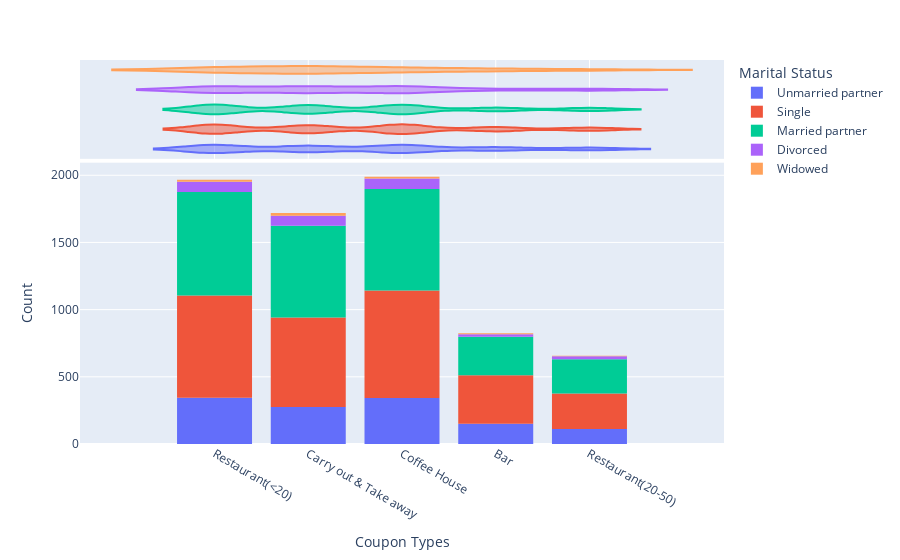

Notebook cell for this chart:
### Markdown cell above
From the above histogram of distribution of drivers who have accepted various coupons based on the temperature of the day. From the diagram it is evident that the customers have preferred 'Carry out & Take away' irrespective of the weather. 
1. Majority prefer to accept Bar/Cofee House coupons when the temperatures are higher than 50
2. Drivers prefer to accept Restaurants coupons when the temperature is around 80 and the restaurants are less than 20 mins away.
3. Drivers prefer to stay home and accept Carry out & Take away when the temperatures are around 30, colder temperatures not willing to drive.

### Code cell
px.histogram(data.query('accepted_coupon=="Yes"')
             ,x='coupon'
             ,color='maritalStatus'
             ,marginal='violin'
             ,nbins=10).update_layout(xaxis_title="Coupon Types", yaxis_title='Count', legend={'title':'Marital Status'})

### Figure 1 — Plotly figure (JSON) as saved in the notebook; plotly's stock layout.template omitted (floating-point values rounded to 4 significant figures; data arrays with more than 128 entries replaced by an {"elided": "..."} marker saying what was removed)
{"data": [{"alignmentgroup": "True", "bingroup": "x", "hovertemplate": "maritalStatus=Unmarried partner<br>coupon=%{x}<br>count=%{y}<extra></extra>", "legendgroup": "Unmarried partner", "marker": {"color": "#636efa", "pattern": {"shape": ""}}, "name": "Unmarried partner", "nbinsx": 10, "offsetgroup": "Unmarried partner", "orientation": "v", "showlegend": true, "type": "histogram", "x": {"elided": "1226 str values"}, "xaxis": "x", "yaxis": "y"}, {"alignmentgroup": "True", "hovertemplate": "maritalStatus=Unmarried partner<br>coupon=%{x}<extra></extra>", "legendgroup": "Unmarried partner", "marker": {"color": "#636efa"}, "name": "Unmarried partner", "offsetgroup": "Unmarried partner", "scalegroup": "x", "showlegend": false, "type": "violin", "x": {"elided": "1226 str values"}, "xaxis": "x2", "yaxis": "y2"}, {"alignmentgroup": "True", "bingroup": "x", "hovertemplate": "maritalStatus=Single<br>coupon=%{x}<br>count=%{y}<extra></extra>", "legendgroup": "Single", "marker": {"color": "#EF553B", "pattern": {"shape": ""}}, "name": "Single", "nbinsx": 10, "offsetgroup": "Single", "orientation": "v", "showlegend": true, "type": "histogram", "x": {"elided": "2851 str values"}, "xaxis": "x", "yaxis": "y"}, {"alignmentgroup": "True", "hovertemplate": "maritalStatus=Single<br>coupon=%{x}<extra></extra>", "legendgroup": "Single", "marker": {"color": "#EF553B"}, "name": "Single", "offsetgroup": "Single", "scalegroup": "x", "showlegend": false, "type": "violin", "x": {"elided": "2851 str values"}, "xaxis": "x2", "yaxis": "y2"}, {"alignmentgroup": "True", "bingroup": "x", "hovertemplate": "maritalStatus=Married partner<br>coupon=%{x}<br>count=%{y}<extra></extra>", "legendgroup": "Married partner", "marker": {"color": "#00cc96", "pattern": {"shape": ""}}, "name": "Married partner", "nbinsx": 10, "offsetgroup": "Married partner", "orientation": "v", "showlegend": true, "type": "histogram", "x": {"elided": "2749 str values"}, "xaxis": "x", "yaxis": "y"}, {"alignmentgroup": "True", "hovertemplate": "maritalStatus=Married partner<br>coupon=%{x}<extra></extra>", "legendgroup": "Married partner", "marker": {"color": "#00cc96"}, "name": "Married partner", "offsetgroup": "Married partner", "scalegroup": "x", "showlegend": false, "type": "violin", "x": {"elided": "2749 str values"}, "xaxis": "x2", "yaxis": "y2"}, {"alignmentgroup": "True", "bingroup": "x", "hovertemplate": "maritalStatus=Divorced<br>coupon=%{x}<br>count=%{y}<extra></extra>", "legendgroup": "Divorced", "marker": {"color": "#ab63fa", "pattern": {"shape": ""}}, "name": "Divorced", "nbinsx": 10, "offsetgroup": "Divorced", "orientation": "v", "showlegend": true, "type": "histogram", "x": {"elided": "269 str values"}, "xaxis": "x", "yaxis": "y"}, {"alignmentgroup": "True", "hovertemplate": "maritalStatus=Divorced<br>coupon=%{x}<extra></extra>", "legendgroup": "Divorced", "marker": {"color": "#ab63fa"}, "name": "Divorced", "offsetgroup": "Divorced", "scalegroup": "x", "showlegend": false, "type": "violin", "x": {"elided": "269 str values"}, "xaxis": "x2", "yaxis": "y2"}, {"alignmentgroup": "True", "bingroup": "x", "hovertemplate": "maritalStatus=Widowed<br>coupon=%{x}<br>count=%{y}<extra></extra>", "legendgroup": "Widowed", "marker": {"color": "#FFA15A", "pattern": {"shape": ""}}, "name": "Widowed", "nbinsx": 10, "offsetgroup": "Widowed", "orientation": "v", "showlegend": true, "type": "histogram", "x": ["Restaurant(<20)", "Carry out & Take away", "Coffee House", "Restaurant(<20)", "Restaurant(<20)", "Carry out & Take away", "Coffee House", "Restaurant(<20)", "Restaurant(<20)", "Coffee House", "Bar", "Coffee House", "Coffee House", "Restaurant(<20)", "Restaurant(<20)", "Carry out & Take away", "Coffee House", "Bar", "Coffee House", "Bar", "Restaurant(20-50)", "Carry out & Take away", "Restaurant(<20)", "Restaurant(<20)", "Coffee House", "Coffee House", "Carry out & Take away", "Carry out & Take away", "Carry out & Take away", "Coffee House", "Restaurant(<20)", "Carry out & Take away", "Carry out & Take away", "Bar", "Restaurant(20-50)", "Carry out & Take away", "Bar", "Restaurant(20-50)", "Bar", "Carry out & Take away", "Bar", "Carry out & Take away", "Carry out & Take away", "Restaurant(<20)", "Carry out & Take away", "Carry out & Take away", "Coffee House", "Restaurant(<20)", "Carry out & Take away", "Carry out & Take away", "Coffee House", "Restaurant(<20)", "Carry out & Take away", "Restaurant(<20)", "Carry out & Take away", "Restaurant(<20)", "Restaurant(<20)", "Carry out & Take away", "Carry out & Take away", "Restaurant(20-50)", "Carry out & Take away", "Coffee House"], "xaxis": "x", "yaxis": "y"}, {"alignmentgroup": "True", "hovertemplate": "maritalStatus=Widowed<br>coupon=%{x}<extra></extra>", "legendgroup": "Widowed", "marker": {"color": "#FFA15A"}, "name": "Widowed", "offsetgroup": "Widowed", "scalegroup": "x", "showlegend": false, "type": "violin", "x": ["Restaurant(<20)", "Carry out & Take away", "Coffee House", "Restaurant(<20)", "Restaurant(<20)", "Carry out & Take away", "Coffee House", "Restaurant(<20)", "Restaurant(<20)", "Coffee House", "Bar", "Coffee House", "Coffee House", "Restaurant(<20)", "Restaurant(<20)", "Carry out & Take away", "Coffee House", "Bar", "Coffee House", "Bar", "Restaurant(20-50)", "Carry out & Take away", "Restaurant(<20)", "Restaurant(<20)", "Coffee House", "Coffee House", "Carry out & Take away", "Carry out & Take away", "Carry out & Take away", "Coffee House", "Restaurant(<20)", "Carry out & Take away", "Carry out & Take away", "Bar", "Restaurant(20-50)", "Carry out & Take away", "Bar", "Restaurant(20-50)", "Bar", "Carry out & Take away", "Bar", "Carry out & Take away", "Carry out & Take away", "Restaurant(<20)", "Carry out & Take away", "Carry out & Take away", "Coffee House", "Restaurant(<20)", "Carry out & Take away", "Carry out & Take away", "Coffee House", "Restaurant(<20)", "Carry out & Take away", "Restaurant(<20)", "Carry out & Take away", "Restaurant(<20)", "Restaurant(<20)", "Carry out & Take away", "Carry out & Take away", "Restaurant(20-50)", "Carry out & Take away", "Coffee House"], "xaxis": "x2", "yaxis": "y2"}], "layout": {"barmode": "relative", "legend": {"title": {"text": "Marital Status"}, "tracegroupgap": 0}, "margin": {"t": 60}, "xaxis": {"anchor": "y", "domain": [0, 1], "title": {"text": "Coupon Types"}}, "xaxis2": {"anchor": "y2", "domain": [0, 1], "matches": "x", "showgrid": true, "showticklabels": false}, "yaxis": {"anchor": "x", "domain": [0, 0.7326], "title": {"text": "Count"}}, "yaxis2": {"anchor": "x2", "domain": [0.7426, 1], "matches": "y2", "showgrid": false, "showline": false, "showticklabels": false, "ticks": ""}}}
